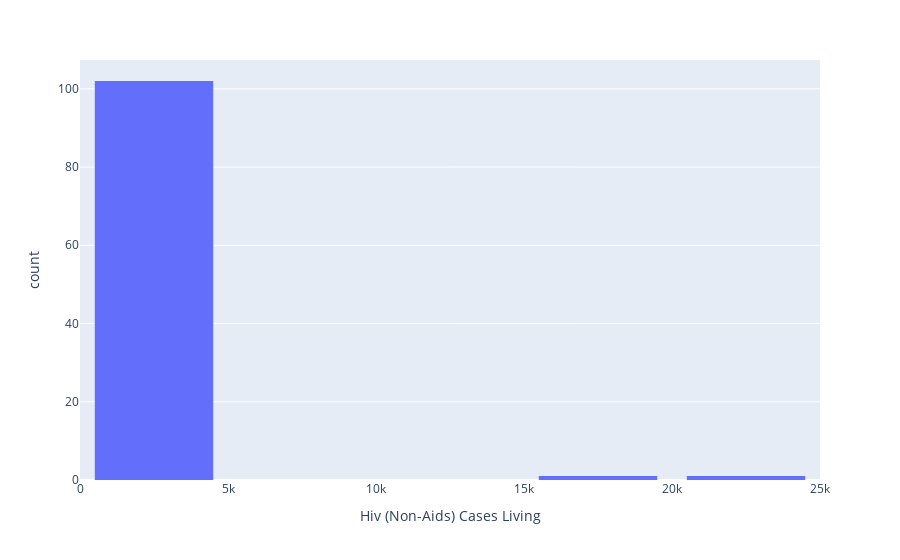

Notebook cell for this chart:
### Code cell
# Histogram for Hiv (Non-Aids) Cases
fig = px.histogram(group, x ="Hiv (Non-Aids) Cases Living",nbins=10)
fig.update_layout(bargap=0.2)
fig.show()

### Figure 1 — Plotly figure (JSON) as saved in the notebook; plotly's stock layout.template omitted (floating-point values rounded to 4 significant figures)
{"data": [{"alignmentgroup": "True", "bingroup": "x", "hovertemplate": "Hiv (Non-Aids) Cases Living=%{x}<br>count=%{y}<extra></extra>", "legendgroup": "", "marker": {"color": "#636efa", "pattern": {"shape": ""}}, "name": "", "nbinsx": 10, "offsetgroup": "", "orientation": "v", "showlegend": false, "type": "histogram", "x": [26, 15, 7, 22, 14, 12, 3, 1, 10, 256, 17, 2, 5, 22, 26, 16000, 23, 3, 4, 75, 1, 572, 4, 1, 3, 24, 2, 12, 26, 3, 2, 15, 1, 0, 2, 1, 13, 21447, 3, 57, 1, 30, 8, 5, 30, 419, 84, 44, 33, 51, 541, 5, 29, 56, 33, 113, 18, 209, 10, 2, 3, 6, 13, 108, 134, 6, 8, 16, 37, 24, 4, 13, 188, 16, 3, 1, 3, 11, 1, 32, 5, 140, 9, 179, 1, 0, 1, 473, 0, 22, 40, 5, 1, 56, 4, 4, 2, 3, 4, 7, 528, 40, 275, 9], "xaxis": "x", "yaxis": "y"}], "layout": {"autosize": true, "bargap": 0.2, "barmode": "relative", "legend": {"tracegroupgap": 0}, "margin": {"t": 60}, "xaxis": {"anchor": "y", "autorange": true, "domain": [0, 1], "range": [-0.5, 25000.0], "title": {"text": "Hiv (Non-Aids) Cases Living"}, "type": "linear"}, "yaxis": {"anchor": "x", "autorange": true, "domain": [0, 1], "range": [0, 107.4], "title": {"text": "count"}}}}
